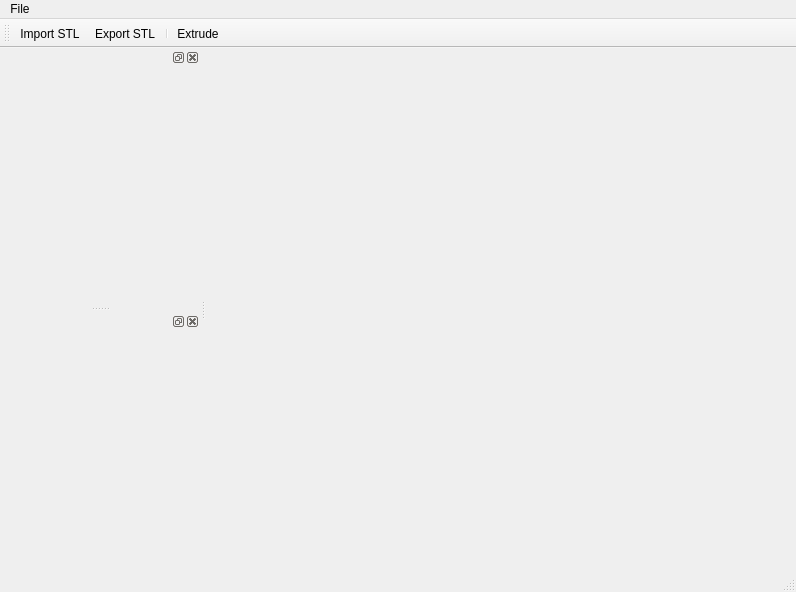
<?xml version="1.0" encoding="UTF-8"?>
<ui version="4.0">
 <class>WinMain</class>
 <widget class="QMainWindow" name="WinMain">
  <property name="geometry">
   <rect>
    <x>0</x>
    <y>0</y>
    <width>796</width>
    <height>592</height>
   </rect>
  </property>
  <property name="windowTitle">
   <string>My App</string>
  </property>
  <widget class="QWidget" name="centralwidget"/>
  <widget class="QMenuBar" name="menubar">
   <property name="geometry">
    <rect>
     <x>0</x>
     <y>0</y>
     <width>796</width>
     <height>33</height>
    </rect>
   </property>
   <widget class="QMenu" name="menuFile">
    <property name="title">
     <string>File</string>
    </property>
    <addaction name="actionImport"/>
    <addaction name="actionExport"/>
   </widget>
   <addaction name="menuFile"/>
  </widget>
  <widget class="QStatusBar" name="statusbar"/>
  <widget class="QToolBar" name="toolBar">
   <property name="windowTitle">
    <string>toolBar</string>
   </property>
   <attribute name="toolBarArea">
    <enum>TopToolBarArea</enum>
   </attribute>
   <attribute name="toolBarBreak">
    <bool>false</bool>
   </attribute>
   <addaction name="actionImportStl"/>
   <addaction name="actionExportStl"/>
   <addaction name="separator"/>
   <addaction name="actionExtrude"/>
  </widget>
  <widget class="QDockWidget" name="dockWidget">
   <property name="sizePolicy">
    <sizepolicy hsizetype="Preferred" vsizetype="Preferred">
     <horstretch>0</horstretch>
     <verstretch>0</verstretch>
    </sizepolicy>
   </property>
   <property name="minimumSize">
    <size>
     <width>200</width>
     <height>40</height>
    </size>
   </property>
   <attribute name="dockWidgetArea">
    <number>1</number>
   </attribute>
   <widget class="QWidget" name="dockWidgetContents"/>
  </widget>
  <widget class="QDockWidget" name="dockWidget_2">
   <property name="minimumSize">
    <size>
     <width>200</width>
     <height>40</height>
    </size>
   </property>
   <attribute name="dockWidgetArea">
    <number>1</number>
   </attribute>
   <widget class="QWidget" name="dockWidgetContents_2"/>
  </widget>
  <action name="actionImport">
   <property name="text">
    <string>Import</string>
   </property>
  </action>
  <action name="actionExport">
   <property name="text">
    <string>Export</string>
   </property>
  </action>
  <action name="actionImportStl">
   <property name="icon">
    <iconset theme="document-open"/>
   </property>
   <property name="text">
    <string>Import STL</string>
   </property>
   <property name="toolTip">
    <string>Import STL file</string>
   </property>
   <property name="menuRole">
    <enum>QAction::MenuRole::NoRole</enum>
   </property>
  </action>
  <action name="actionExportStl">
   <property name="icon">
    <iconset theme="QIcon::ThemeIcon::DocumentSave"/>
   </property>
   <property name="text">
    <string>Export STL</string>
   </property>
   <property name="toolTip">
    <string>Export STL File</string>
   </property>
   <property name="menuRole">
    <enum>QAction::MenuRole::NoRole</enum>
   </property>
  </action>
  <action name="actionExtrude">
   <property name="icon">
    <iconset resource="../res/resource.qrc">
     <normaloff>:/icons/extrude_icon_white.svg</normaloff>
     <normalon>:/icons/extrude_icon_white.svg</normalon>:/icons/extrude_icon_white.svg</iconset>
   </property>
   <property name="text">
    <string>Extrude</string>
   </property>
   <property name="iconText">
    <string>Extrude</string>
   </property>
   <property name="toolTip">
    <string>Extrude By Axix</string>
   </property>
   <property name="menuRole">
    <enum>QAction::MenuRole::TextHeuristicRole</enum>
   </property>
  </action>
 </widget>
 <resources>
  <include location="../res/resource.qrc"/>
 </resources>
 <connections>
  <connection>
   <sender>actionImportStl</sender>
   <signal>triggered()</signal>
   <receiver>WinMain</receiver>
   <slot>actionImportStl_triggerd()</slot>
   <hints>
    <hint type="sourcelabel">
     <x>397</x>
     <y>295</y>
    </hint>
    <hint type="destinationlabel">
     <x>397</x>
     <y>295</y>
    </hint>
   </hints>
  </connection>
  <connection>
   <sender>actionExtrude</sender>
   <signal>triggered()</signal>
   <receiver>WinMain</receiver>
   <slot>actionExtrude_triggered()</slot>
   <hints>
    <hint type="sourcelabel">
     <x>-1</x>
     <y>-1</y>
    </hint>
    <hint type="destinationlabel">
     <x>397</x>
     <y>295</y>
    </hint>
   </hints>
  </connection>
 </connections>
 <slots>
  <slot>actionImportStl_triggerd()</slot>
  <slot>actionExtrude_triggered()</slot>
 </slots>
</ui>
